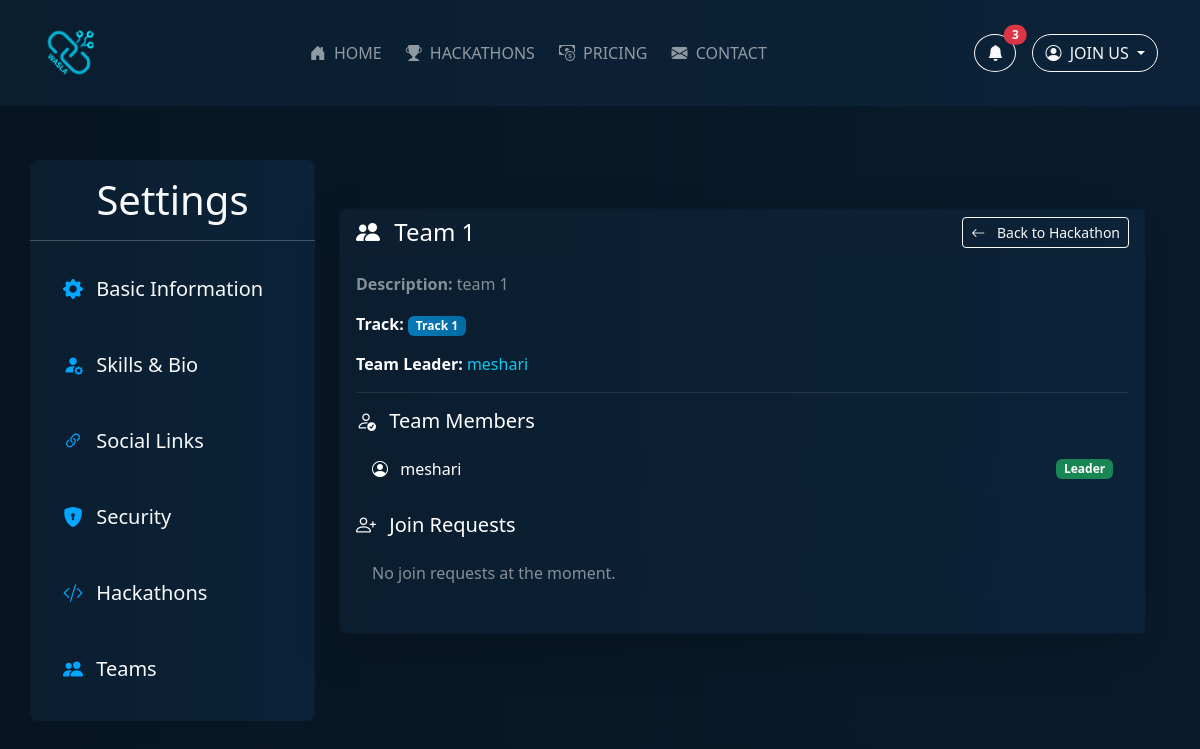
Page /accounting/team_page/1 (signed in) on the earlier database version.
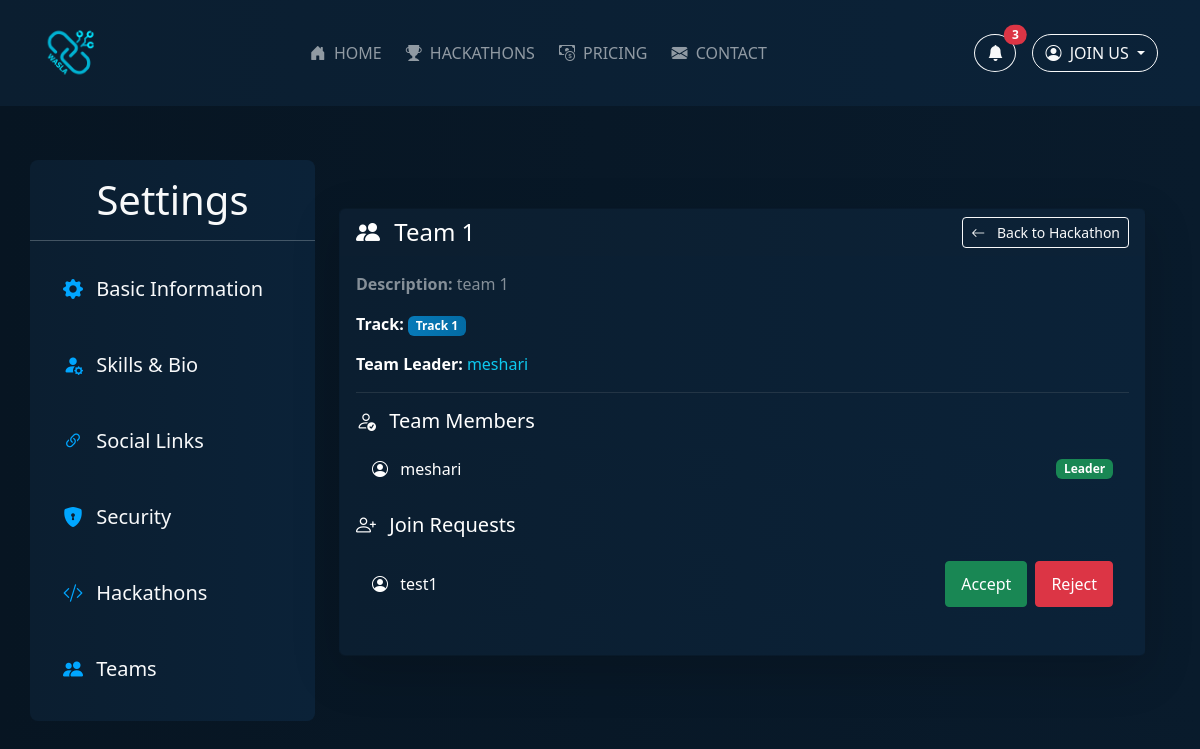
Same page on the later database version.
### dashboard/models.py (models this page shows, shortened)
class TeamMember(models.Model):
     member = models.ForeignKey(User, on_delete=models.CASCADE, related_name="team_member")
     team = models.ForeignKey(Team, on_delete=models.CASCADE, related_name="team_members")
     class Meta:
        unique_together = ('member', 'team')

class JoinRequest(models.Model):
    member = models.ForeignKey(User, on_delete=models.CASCADE, related_name="member_request")
    team = models.ForeignKey(Team, on_delete=models.CASCADE, related_name="team_request")
    sender = models.CharField(choices=HackathonJoinRequestSenderChoices.choices,max_length=50)
    created_at = models.DateTimeField(auto_now_add=True)

### accounting/views.py (the view, shortened to what this page needs)
# urls.py: path('team_page/<int:hackathon_id>', views.accounting_team_page, name='accounting_team_page'),
@login_required
def accounting_team_page(request: HttpRequest, hackathon_id):
    hackathon = get_object_or_404(Hackathon, id=hackathon_id)
    try:
        team = Team.objects.get(hackathon=hackathon, leader=request.user)
    except Team.DoesNotExist:
        team = None
    members = TeamMember.objects.filter(team=team) if team else []
    join_requests = JoinRequest.objects.filter(team=team) if team else []
    return render(request, "main/team_page.html", {
        "hackathon": hackathon,
        "team": team,
        "members": members,
        "join_requests": join_requests
    })

### accounting/templates/main/team_page.html (shortened to what this page needs)
{% extends 'main/settings_base.html' %}
{% block content %}
<div class="container pt-5">
  <div class="row g-4">
    <div class="col-md-12">
      <div class="card bg-dark text-white shadow-lg">
        <div class="card-header border-0 d-flex justify-content-between align-items-center">
          <h4 class="mb-0"><i class="bi bi-people-fill me-2"></i> {{ team.name }}</h4>
          <a href="{% url 'main:hackathon_details_view' hackathon.id %}"
             class="btn btn-sm btn-outline-light">
            <i class="bi bi-arrow-left me-2"></i> Back to Hackathon
          </a>
        </div>
        <div class="card-body">
          <p class="text-white-50">
            <strong>Description:</strong> {{ team.description|default:"No description provided." }}
          </p>
          <p class="mb-3">
            <strong>Track:</strong>
            <span class="badge bg-primary">{{ team.track.name }}</span>
          </p>
          <p>
            <strong>Team Leader: </strong>
            <a class="link" href="{% url 'accounting:accounting_profile' team.leader.username %}">
              <span class="text-info">{{ team.leader.username }}</span>
            </a>
          </p>
          <hr class="border-secondary">
          <h5 class="mb-3"><i class="bi bi-person-check me-2"></i> Team Members</h5>
          <ul class="list-group list-group-flush mb-4">
            {% for member in members %}
            <li class="list-group-item bg-dark text-white d-flex justify-content-between align-items-center">
              <span><i class="bi bi-person-circle me-2"></i> {{ member.member.username }}</span>
              {% if member.member == team.leader %}
              <span class="badge bg-success">Leader</span>
              {% endif %}
            </li>
            {% empty %}
            <li class="list-group-item bg-dark text-white-50">
              No members yet. Invite someone to join your team.
            </li>
            {% endfor %}
          </ul>
          <h5 class="mb-3"><i class="bi bi-person-plus me-2"></i> Join Requests</h5>
          <ul class="list-group list-group-flush mb-4">
            {% for req in join_requests %}
            <li class="list-group-item bg-dark text-white d-flex justify-content-between align-items-center">
              <span><i class="bi bi-person-circle me-2"></i> {{ req.member.username }}</span>
              <form method="post" class="d-flex gap-2">
                <button type="submit" name="action" value="accept" class="btn btn-sm btn-success">Accept</button>
                <button type="submit" name="action" value="reject" class="btn btn-sm btn-danger">Reject</button>
              </form>
            </li>
            {% empty %}
            <li class="list-group-item bg-dark text-white-50">
              No join requests at the moment.
            </li>
            {% endfor %}
          </ul>
        </div>
      </div>
    </div>
  </div>
</div>
{% endblock %}

Differences in the rows shown:
added JoinRequest: member.username "test1"
Other differences:
text no longer shown: "No join requests at the moment."
